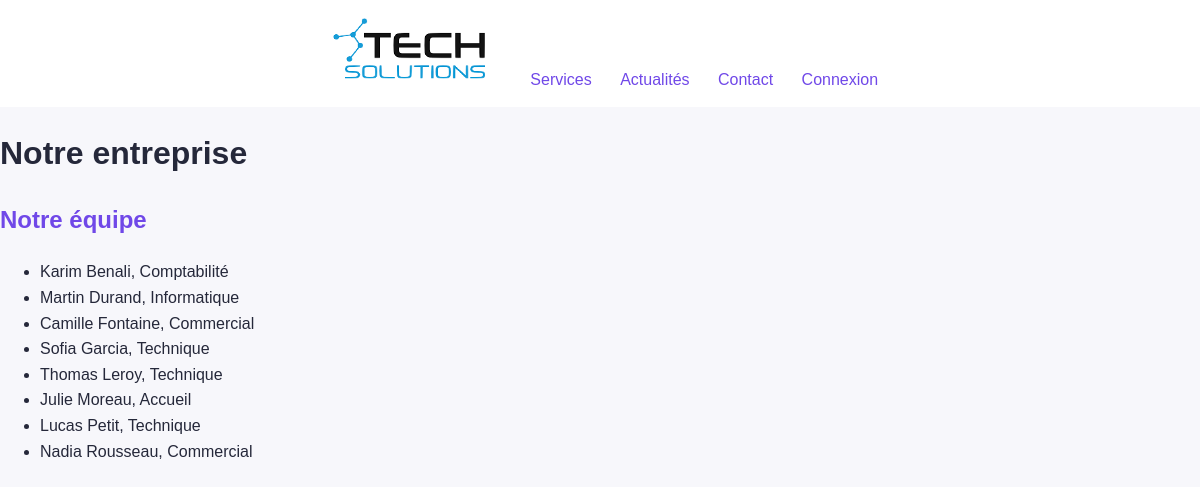
Screenshot of /entreprise.php with the database file from the repository.
### tables this page shows
CREATE TABLE `utilisateurs` (
  `id` int(11) NOT NULL AUTO_INCREMENT,
  `identifiant` varchar(30) NOT NULL,
  `mot_de_passe` varchar(255) NOT NULL,
  `prenom` varchar(50) NOT NULL,
  `nom` varchar(50) NOT NULL,
  `service` varchar(50) NOT NULL,
  `role` varchar(10) NOT NULL,
  PRIMARY KEY (`id`),
  UNIQUE KEY `identifiant` (`identifiant`)
);

### entreprise.php (the view, shortened to what this page needs)
<?php
require "inc/bdd.php";
$requete = $pdo->query("SELECT prenom, nom, service FROM utilisateurs ORDER BY nom");
$equipe = $requete->fetchAll();
?>
<!DOCTYPE html>
<html lang="fr">
<head>
  <link rel="stylesheet" href="css/css.css">
</head>
<body>
  <nav class="navigation">
    <a href="index.php"><img src="images/logo.png" alt="TechSolutions" class="logo"></a>
    <a href="services.php">Services</a>
    <a href="pages/informations/actualites.html">Actualités</a>
    <a href="pages/informations/contact.php">Contact</a>
    <a href="pages/compte/connexion.php">Connexion</a>
  </nav>
  <main>
    <h1>Notre entreprise</h1>
    <h2>Notre équipe</h2>
    <ul>
      <?php foreach ($equipe as $membre) { ?>
      <li><?php echo htmlspecialchars($membre["prenom"] . " " . $membre["nom"] . ", " . $membre["service"]); ?></li>
      <?php } ?>
    </ul>
  </main>
</body>
</html>

### css/css.css (style rules this page uses)
body { margin: 0; color: #25283a; background: #f7f7fb; font-family: Arial, sans-serif; line-height: 1.6; }
.navigation { text-align: center; padding: 14px; background: white; }
.navigation a { display: inline-block; margin: 0 12px; }
a { color: #7048e8; text-decoration: none; }
.logo { display: block; width: 180px; height: auto; }
h2 { color: #7048e8; }

### rows the page displays
utilisateurs: prenom+nom+service "Karim Benali, Comptabilité"
utilisateurs: prenom+nom+service "Martin Durand, Informatique"
utilisateurs: prenom+nom+service "Camille Fontaine, Commercial"
utilisateurs: prenom+nom+service "Sofia Garcia, Technique"
utilisateurs: prenom+nom+service "Thomas Leroy, Technique"
utilisateurs: prenom+nom+service "Julie Moreau, Accueil"
utilisateurs: prenom+nom+service "Lucas Petit, Technique"
utilisateurs: prenom+nom+service "Nadia Rousseau, Commercial"
